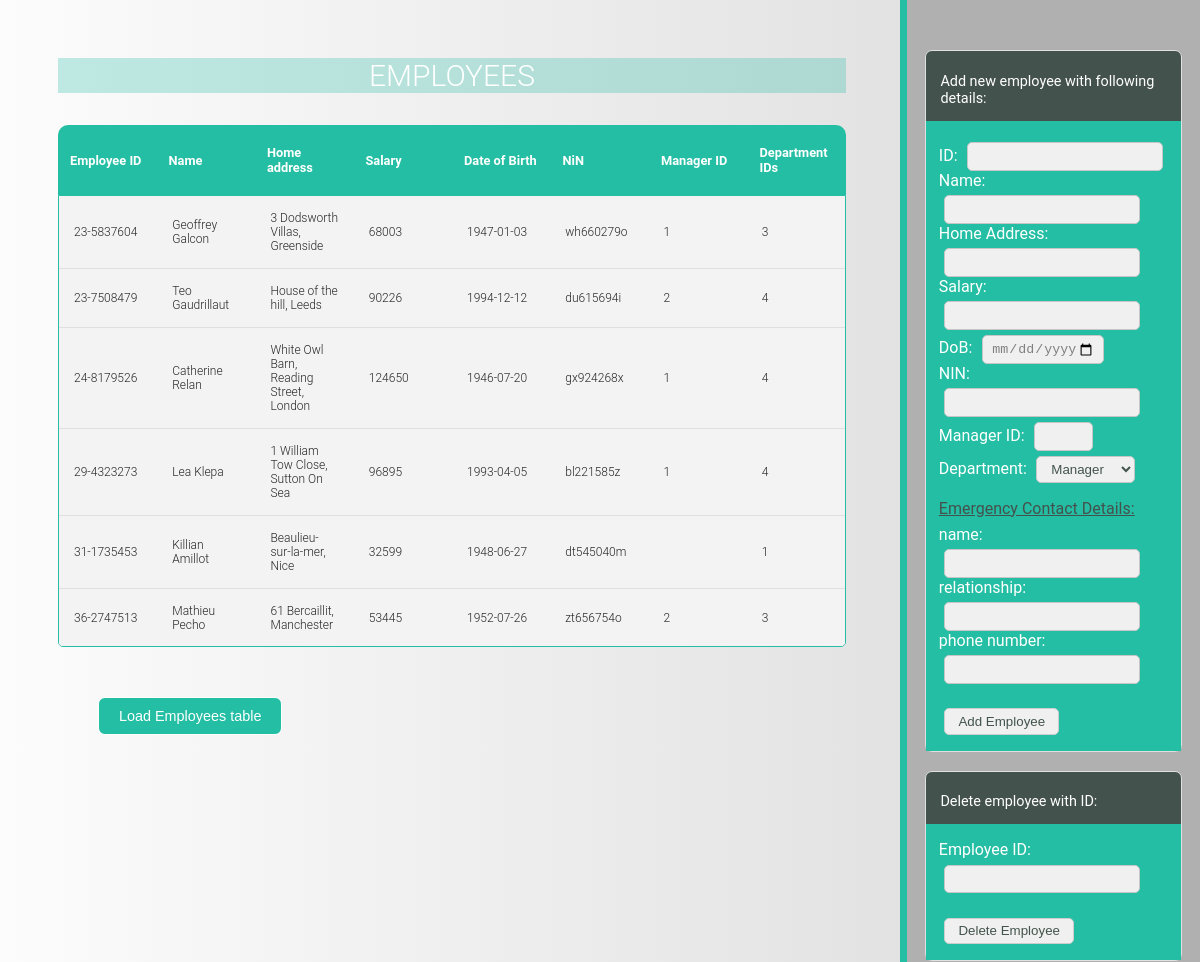
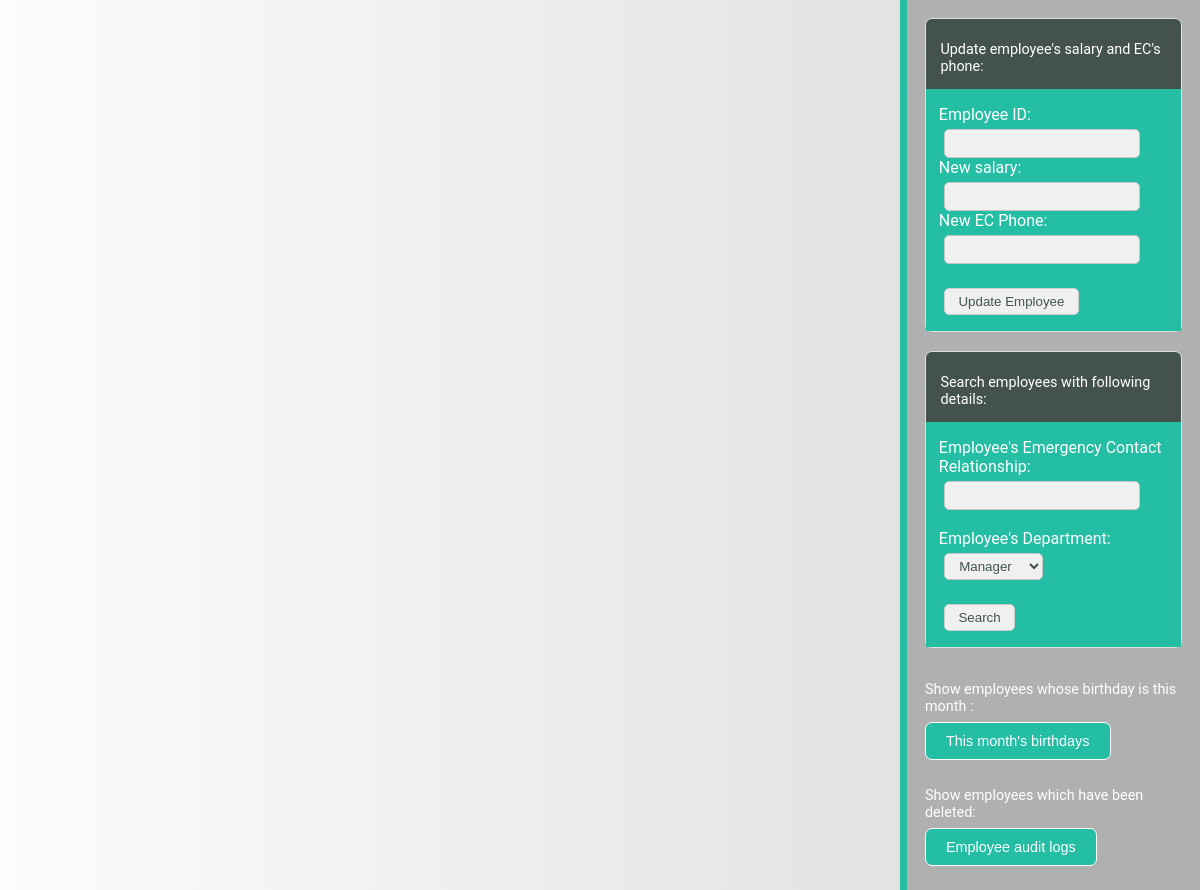
Screenshot of /web/src/index.php with the database file from the repository (2 pictures, top to bottom).
### tables this page shows
CREATE TABLE IF NOT EXISTS `Employees` (
  `employeeId` VARCHAR(10) NOT NULL,
  `name` VARCHAR(50) NOT NULL,
  `homeAddress` VARCHAR(255) DEFAULT NULL,
  `salary` INT DEFAULT NULL,
  `dateOfBirth` DATE NOT NULL,
  `insuranceNumber` VARCHAR(10) NOT NULL,
  `managerId` INT DEFAULT NULL,
  `departmentId` INT NOT NULL,
  PRIMARY KEY (`employeeId`),
  INDEX `fk_Employees_Departments_idx` (`departmentId` ASC),
  INDEX `fk_Employees_Managers_idx` (`managerId` ASC),
  CONSTRAINT `fk_Employees_Departments`
    FOREIGN KEY (`departmentId`)
    REFERENCES `Departments` (`departmentId`)
    ON DELETE RESTRICT
    ON UPDATE CASCADE
);

### web/src/php/displayDatabase.php (the view, shortened to what this page needs)
<?php
    function displayDatabase() {
        require_once("dbconfig.php");
        if (isset($_POST["employeeDeleteAudit"])) {
            $sql = "SELECT * FROM EmployeesAudit;";
            $fields = ["employeeId", "deleteDate", "managerWhoDeleted"];
            $colNames = ["Employee ID", "Date of deletion", "Manager who deleted"];
            $tableName = "Employee Audits";
            $executePairs = [];
        } else {
            $sql = "SELECT * FROM Employees;";
            $fields = ["employeeId", "name", "homeAddress", "salary", "dateOfBirth", "insuranceNumber", "managerId", "departmentId"];
            $colNames = ["Employee ID", "Name", "Home address", "Salary", "Date of Birth", "NiN", "Manager ID", "Department IDs"];
            $tableName = "Employees";
            $executePairs = [];
        }
        $pdo = new PDO("mysql:host=$host;dbname=$dbname", $username, $password);
        $pdo -> setAttribute(PDO::ATTR_ERRMODE, PDO::ERRMODE_WARNING);
        $records = $pdo->prepare($sql);
        $records->execute($executePairs);
        displayTable($records, $fields, $colNames, $tableName);
    }
    function displayTable($records, $fields, $colNames, $tableName) {
        echo('
        <section>
        <h1 class="tbl-title">'.$tableName.'</h1>
        <div class="tbl-header">
            <table cellpadding="0" cellspacing="0" border="0">
                <thead>
                    <tr>');
        foreach ($colNames as $colName) {
            echo("<th>".$colName."</th>");
        };
        echo('      </tr>
                </thead>
            </table>
        </div>
        <div class="tbl-content">
            <table cellpadding="0" cellspacing="0" border="0">
                <tbody>');
        while($row = $records->fetch())
        {
            echo("<tr>");
            for ($col = 0; $col < count($fields); $col++) {
                echo("<td>".$row[$fields[$col]]."</td>");
            }
            echo("</tr>");
        }
        echo('      </tbody>
                </table>
            </div>
            </section>');
    }
?>

### web/src/index.php (shortened to what this page needs)
<!DOCTYPE html>
<html lang="en">
<head>
    <link rel="stylesheet" href="css/styles.css">
</head>
<body>
<?php
    require("php/displayDatabase.php");
    require("php/baseFunctions.php");
?>
<div class="row">
    <div class="col-left">
        <?php displayDatabase() ?>
        <form method="POST">
            <button class="btn small" style="margin-left: 90px">Load Employees table</button>
        </form>
    </div>
    <div class="col-right scrollable">
        <div class="container">
            <div class="form-container">
                <p style="padding: 0.5em 1em">Add new employee with following details: </p>
                <form class="queryForm" action="php/addEmployee.php" method="POST" id="addEmployee">
                    <label for="newEmployeeId">ID: </label>
                    <input type="text" id="newEmployeeId" name="newEmployeeId" pattern="^[0-9]{2}-[0-9]{7}$" required/>
                    <br />
                    <label for="newName">Name: </label>
                    <input type="text" id="newName" name="newName" pattern="^[a-z\s,A-Z]{2,50}$" required/>
                    <br />
                    <label for="newHomeAddress">Home Address: </label>
                    <input type="text" id="newHomeAddress" name="newHomeAddress" pattern="^[a-z\s,A-Z,0-9]{2,50}$" value=""/>
                    <br />
                    <label for="newSalary">Salary: </label>
                    <input type="number" id="newSalary" name="newSalary" min="0" value="null"/>
                    <br />
                    <label for="newDateOfBirth">DoB: </label>
                    <input type="date" id="newDateOfBirth" name="newDateOfBirth" style="color: grey" min='1920-01-01' max="<?= date('Y-m-d', strtotime('-15 year')); ?>" required/>
                    <br />
                    <label for="newInsuranceNumber">NIN: </label>
                    <input type="text" id="newInsuranceNumber" name="newInsuranceNumber" pattern="^[0-9,a-z,A-Z]{9}$" required/>
                    <br />
                    <label for="newManagerId">Manager ID: </label>
                    <input type="number" id="newManagerId" name="newManagerId" min="1" max="<?= getNumberOfManagers(); ?>" required/>
                    <br />
                    <label for="newDepartmentId">Department: </label>
                    <select type="number" name="newDepartmentId" id="newDepartmentId" required>
                        <option value="1">Manager</option>
                    </select>
                    <p style="font-size: 1em; color: #44524d;"><u>Emergency Contact Details:</u></p>
                    <label for="newEmergencyContactName">name: </label>
                    <input type="text" id="newEmergencyContactName" name="newEmergencyContactName" pattern="^[a-z\s,A-Z]{2,50}$" required/>
                    <br />
                    <label for="newEmergencyContactRelationship">relationship: </label>
                    <input type="text" id="newEmergencyContactRelationship" name="newEmergencyContactRelationship" pattern="^[a-z,A-Z]{2,50}$" required/>
                    <br />
                    <label for="newEmergencyContactPhoneNumber">phone number: </label>
                    <input type="text" id="newEmergencyContactPhoneNumber" name="newEmergencyContactPhoneNumber" pattern="^[0-9]{3,15}$" required/>
                    <br /><br />
                    <input class="submit-btn" type="submit" name="addEmployee" value="Add Employee" />
                </form>
            </div>
            <br />
            <div class="form-container">
                <p style="padding: 0.5em 1em">Delete employee with ID: </p>
                <form class="queryForm" action="php/deleteEmployee.php" method="POST" id="deleteEmployee">
                    <label for="deleteEmployeeId">Employee ID: </label>
                    <input type="text" id="deleteEmployeeId" name="deleteEmployeeId" pattern="^[0-9]{2}-[0-9]{7}$" required/><br /><br />
                    <input class="submit-btn" type="submit" name="deleteEmployee" value="Delete Employee" />
                </form>
            </div>
            <br />
            <div class="form-container">
                <p style="padding: 0.5em 1em">Update employee's salary and EC's phone: </p>
                <form class="queryForm" action="php/updateEmployeeAndEC.php" method="POST" id="deleteEmployee">
                    <label for="updateEmployeeId">Employee ID: </label>
                    <input type="text" id="updateEmployeeId" name="updateEmployeeId" pattern="^[0-9]{2}-[0-9]{7}$" required/><br />
                    <label for="updateSalary">New salary: </label>
                    <input type="number" id="updateSalary" name="updateSalary" min="0" required/><br />
                    <label for="updateEmergencyPhone">New EC Phone: </label>
                    <input type="text" id="updateEmergencyPhone" name="updateEmergencyPhone" pattern="^[0-9]{3,15}$" required/><br /><br />
                    <input class="submit-btn" type="submit" name="updateEmployee1" value="Update Employee" />
                </form>
            </div>
            <br />
            <div class="form-container">
                <p style="padding: 0.5em 1em">Search employees with following details: </p>
                <form class="queryForm" method="POST" id="searchEmployee1">
                    <label for="relationship">Employee's Emergency Contact Relationship:</label><br />
                    <input type="text" id="relationship" name="relationship" pattern="^[a-z,A-Z]{2,50}$" required/><br /><br />
                    <label for="departmentId">Employee's Department: </label><br />
                    <select type="number" name="departmentId" id="departmentId" required>
                        <option value="1">Manager</option>
                    </select><br /><br />
                    <input class="submit-btn" name="searchEmployee1" type="submit" value="Search" />
                </form>
            </div>
            <br />
            <p>Show employees whose birthday is this month : </p>
            <form method="POST">
                <button class="btn small" name="selectThisMonthBirthdaysEmployees">This month's birthdays</button>
            </form>
            <p>Show employees which have been deleted: </p>
            <form method="POST">
                <button class="btn small" name="employeeDeleteAudit">Employee audit logs</button>
            </form>
        </div>
    </div>
</div>
</body>
</html>

### web/src/php/baseFunctions.php (shortened to what this page needs)
<?php
    function getNumberOfManagers() {
        require("dbconfig.php");
        $pdo = new PDO("mysql:host=$host;dbname=$dbname", $username, $password);
        $pdo -> setAttribute(PDO::ATTR_ERRMODE, PDO::ERRMODE_WARNING);
        $sql = "SELECT COUNT(*) FROM Managers;";
        $records = $pdo->prepare($sql);
        $records->execute();
        $row = $records->fetch();
        echo((int) $row["COUNT(*)"]);
    }
?>

### web/src/css/styles.css (style rules this page uses)
:root { --main-bg-gradient-left: #fcfcfc; --main-bg-gradient-right: #dadada; --main-color: rgb(36, 190, 164); --right-col-background: #b0b0b0; --btn-hover-color: rgb(66, 84, 76); --form-header-color: #44524d; --table-title-bg-color: rgba(36, 190, 164, 0.285); }
body { background: -webkit-linear-gradient(left, var(--main-bg-gradient-left), var(--main-bg-gradient-right)); background: linear-gradient(to right, var(--main-bg-gradient-left), var(--main-bg-gradient-right)); font-family: 'Roboto', sans-serif; }
section { margin: 50px; }
.col-left { float: left; width: 75%; }
.col-right { float: right; width: 25%; top: 0; bottom: 0; right: 0; }
.scrollable { overflow-y: auto; position: absolute; }
.container { position:absolute; background-color: var(--right-col-background); border-left: 7px solid var(--main-color); padding: 50px 18px; }
.btn { position: relative; margin: auto; background-color: var(--main-color); color: white; border: 1px solid white; font-size: 1.3em; padding: 15px 40px; border-radius: 7px; }
.btn.small { font-size: 0.9em; padding: 10px 20px; margin-bottom: 12px; }
p { color: white; font-size: 0.9em; margin-bottom: 7px; }
.queryForm { background-color: var(--main-color); padding: 1em 0.8em; color: white; font-size: 1em; }
form input { border: 1px solid rgb(198, 198, 198); border-radius: 5px; color:var(--btn-hover-color); background-color: #f0f0f0; height: 2em; padding: 0em 0.65em; margin: 0.4em 0px 0px 0.4em; }
form select { border: 1px solid rgb(198, 198, 198); border-radius: 5px; color:var(--btn-hover-color); background-color: #f0f0f0; height: 2em; padding: 0em 0.75em; margin: 0.4em 0px 0px 0.4em; }
.submit-btn { border: 1px solid rgb(205, 205, 205); height: 2em; padding: 0em 1em 0em 1em; }
.form-container { background-color: var(--form-header-color); border: 1px solid rgb(224, 224, 224); border-radius: 7px; }
h1 { font-size: 30px; color: #fff; text-transform: uppercase; font-weight: 300; text-align: center; margin-bottom: 15px; }
table { width: 100%; table-layout: fixed; }
.tbl-title { background-color: var(--table-title-bg-color); }
.tbl-header { background-color: var(--main-color); border-radius: 10px 10px 0px 0px; margin-top: 2em; }
.tbl-content { height:450px; overflow-x:auto; margin-top: 0px; border: 1px solid var(--main-color); background-color: #f3f3f3; border-radius: 0px 0px 5px 5px; }
th { padding: 20px 12px; text-align: left; font-weight: 600; font-size: 0.8em; color: #fff; }
td { padding: 15px; text-align: left; vertical-align: middle; font-weight: 300; font-size: 0.75em; color: #242424; border-bottom: solid 1px rgb(62 62 62 / 10%); }

### rows the page displays
employees: employeeId "23-5837604", name "Geoffrey Galcon", homeAddress "3 Dodsworth Villas, Greenside", salary "68003", dateOfBirth "1947-01-03", insuranceNumber "wh660279o", managerId "1", departmentId "3"
employees: employeeId "23-7508479", name "Teo Gaudrillaut", homeAddress "House of the hill, Leeds", salary "90226", dateOfBirth "1994-12-12", insuranceNumber "du615694i", managerId "2", departmentId "4"
employees: employeeId "24-8179526", name "Catherine Relan", homeAddress "White Owl Barn, Reading Street, London", salary "124650", dateOfBirth "1946-07-20", insuranceNumber "gx924268x", managerId "1", departmentId "4"
employees: employeeId "29-4323273", name "Lea Klepa", homeAddress "1 William Tow Close, Sutton On Sea", salary "96895", dateOfBirth "1993-04-05", insuranceNumber "bl221585z", managerId "1", departmentId "4"
employees: employeeId "31-1735453", name "Killian Amillot", homeAddress "Beaulieu-sur-la-mer, Nice", salary "32599", dateOfBirth "1948-06-27", insuranceNumber "dt545040m", departmentId "1"
employees: employeeId "36-2747513", name "Mathieu Pecho", homeAddress "61 Bercaillit, Manchester", salary "53445", dateOfBirth "1952-07-26", insuranceNumber "zt656754o", managerId "2", departmentId "3"

### other values shown
$tableName "EMPLOYEES"
$colName "Employee ID"
$colName "Name"
$colName "Home address"
$colName "Salary"
$colName "Date of Birth"
$colName "NiN"
$colName "Manager ID"
$colName "Department IDs"
